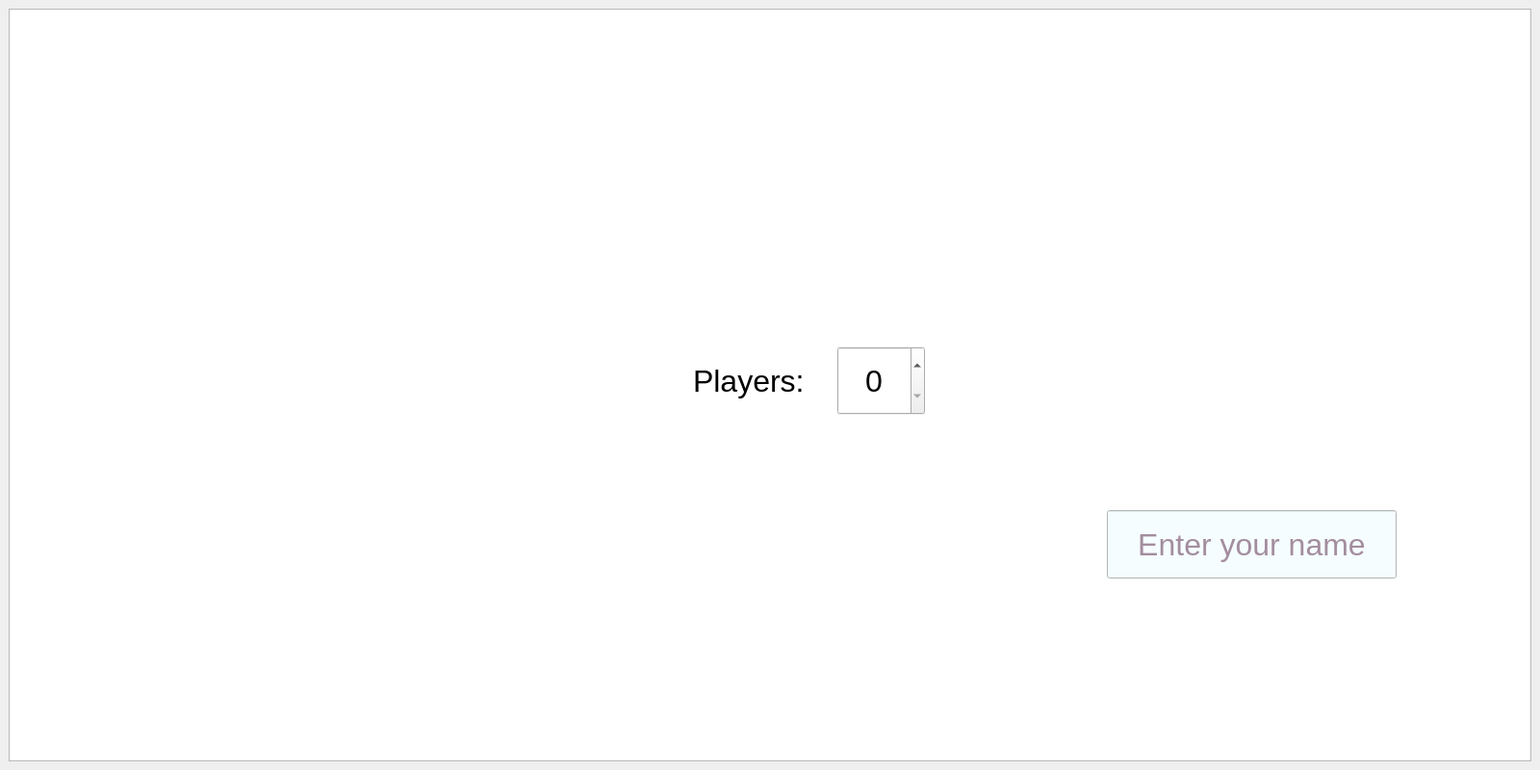
<?xml version="1.0" encoding="UTF-8"?>
<ui version="4.0">
 <class>MainWindow</class>
 <widget class="QMainWindow" name="MainWindow">
  <property name="geometry">
   <rect>
    <x>0</x>
    <y>0</y>
    <width>1600</width>
    <height>800</height>
   </rect>
  </property>
  <property name="minimumSize">
   <size>
    <width>1600</width>
    <height>800</height>
   </size>
  </property>
  <property name="maximumSize">
   <size>
    <width>1600</width>
    <height>800</height>
   </size>
  </property>
  <property name="windowTitle">
   <string>MainWindow</string>
  </property>
  <widget class="QWidget" name="centralwidget">
   <widget class="QGraphicsView" name="view">
    <property name="enabled">
     <bool>true</bool>
    </property>
    <property name="geometry">
     <rect>
      <x>9</x>
      <y>9</y>
      <width>1582</width>
      <height>782</height>
     </rect>
    </property>
   </widget>
   <widget class="QLineEdit" name="lineEditName">
    <property name="geometry">
     <rect>
      <x>1150</x>
      <y>530</y>
      <width>301</width>
      <height>71</height>
     </rect>
    </property>
    <property name="font">
     <font>
      <pointsize>24</pointsize>
      <weight>50</weight>
      <bold>false</bold>
     </font>
    </property>
    <property name="layoutDirection">
     <enum>Qt::LeftToRight</enum>
    </property>
    <property name="styleSheet">
     <string notr="true">color: rgb(82,30, 61);
border-color: rgb(0, 255, 0);
border-image:transparent;
background-color: rgb(245, 253, 255);</string>
    </property>
    <property name="text">
     <string/>
    </property>
    <property name="alignment">
     <set>Qt::AlignCenter</set>
    </property>
    <property name="placeholderText">
     <string>Enter your name</string>
    </property>
   </widget>
   <widget class="QSpinBox" name="cantPlayers">
    <property name="geometry">
     <rect>
      <x>870</x>
      <y>360</y>
      <width>91</width>
      <height>71</height>
     </rect>
    </property>
    <property name="font">
     <font>
      <pointsize>24</pointsize>
     </font>
    </property>
    <property name="autoFillBackground">
     <bool>true</bool>
    </property>
    <property name="wrapping">
     <bool>false</bool>
    </property>
    <property name="alignment">
     <set>Qt::AlignCenter</set>
    </property>
   </widget>
   <widget class="QLabel" name="label">
    <property name="geometry">
     <rect>
      <x>720</x>
      <y>360</y>
      <width>201</width>
      <height>71</height>
     </rect>
    </property>
    <property name="font">
     <font>
      <pointsize>24</pointsize>
     </font>
    </property>
    <property name="text">
     <string>Players: </string>
    </property>
   </widget>
  </widget>
 </widget>
 <resources/>
 <connections/>
</ui>
